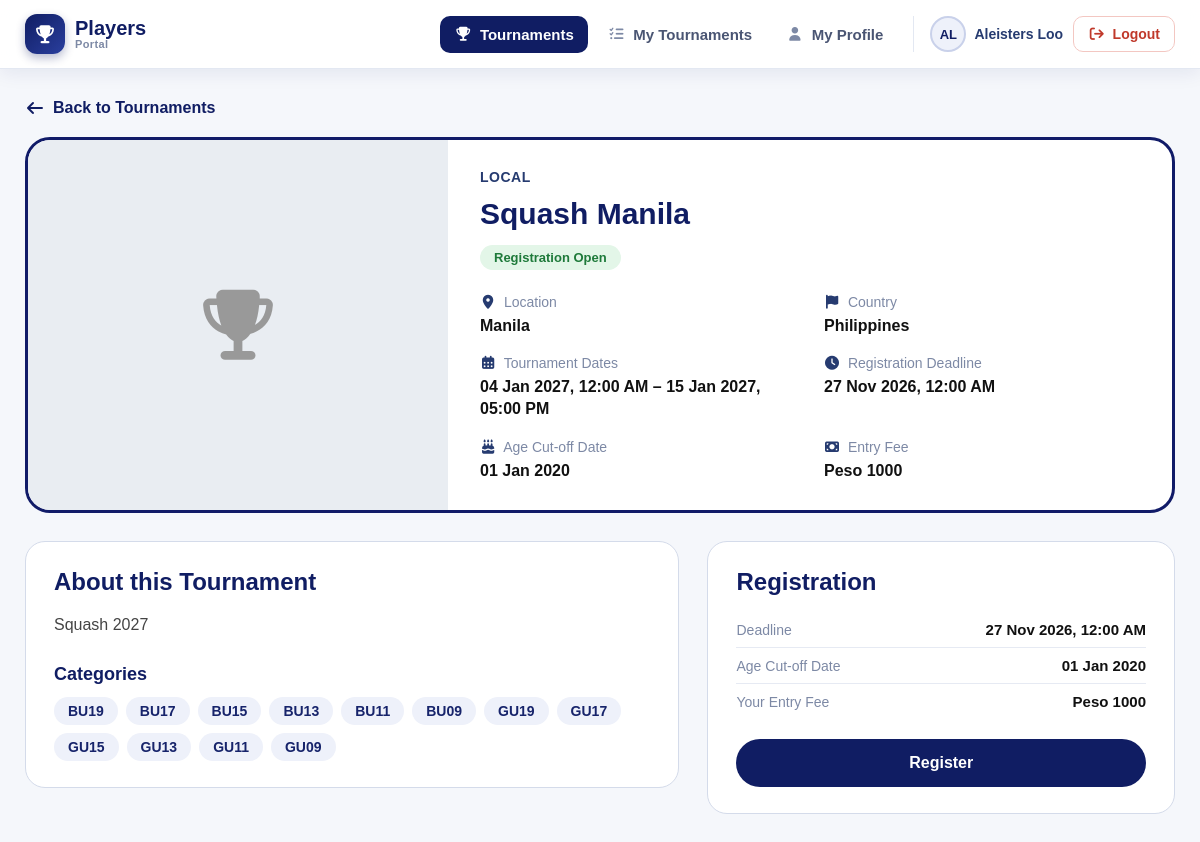
Page /player/tournament_details.php?tournamentID=53 (signed in) on the committed database.
### tables this page shows
CREATE TABLE `tournament` (
  `tournamentID` int(11) NOT NULL,
  `tournament_startdate` datetime NOT NULL,
  `tournament_enddate` datetime NOT NULL,
  `tournament_name` varchar(255) NOT NULL,
  `tournament_description` mediumtext NOT NULL,
  `tournament_detail_link` varchar(255) NOT NULL,
  `tournament_location` varchar(255) NOT NULL,
  `tournament_country` varchar(100) DEFAULT NULL,
  `tournament_fee` varchar(255) NOT NULL,
  `tournament_deadline` datetime NOT NULL,
  `tournament_age_cutoff` date DEFAULT NULL,
  `tournament_type` varchar(50) NOT NULL,
  `tournament_tshirt_size` varchar(255) DEFAULT NULL,
  `tournament_picture` varchar(255) DEFAULT NULL,
  `registration_field` varchar(10000) NOT NULL,
  `creatorID` varchar(255) NOT NULL
);

CREATE TABLE `tournament_category` (
  `categoryID` int(11) NOT NULL,
  `category_name` varchar(255) NOT NULL,
  `age` int(11) NOT NULL,
  `gender` varchar(20) NOT NULL,
  `tournamentID` int(11) DEFAULT NULL
);

### player/player_functions.php (called while the page is built, shortened)
<?php
require_once "../db.php";
require_once __DIR__ . "/../registration_functions.php";
$playerID = $_SESSION["userid"];
function getTournament($conn, $tournamentID)
{
    $stmt = $conn->prepare("SELECT * FROM tournament WHERE tournamentID = ?");
    $stmt->bind_param("i", $tournamentID);
    $stmt->execute();
    $tournament = $stmt->get_result()->fetch_assoc();
    return $tournament;
}
function getPlayer($conn, $playerID)
{
    $stmt = $conn->prepare("SELECT * FROM players WHERE playerID = ?");
    $stmt->bind_param("s", $playerID);
    $stmt->execute();
    $player = $stmt->get_result()->fetch_assoc();
    return $player;
}
function getRegistration($conn, $tournamentID, $playerID)
{
    $stmt = $conn->prepare("
        SELECT *
        FROM tournament_register
        WHERE tournamentID = ?
          AND playerID = ?
        LIMIT 1
    ");
    $stmt->bind_param("is", $tournamentID, $playerID);
    $stmt->execute();
    $registration = $stmt->get_result()->fetch_assoc();
    return $registration;
}
function isRegistrationOpen($tournament)
{
    global $conn;
    $deadlineTime = strtotime($tournament['tournament_deadline'] ?? '');
    $beforeDeadline = $deadlineTime !== false && $deadlineTime > 0 && $deadlineTime >= time();
    return $beforeDeadline && !platformFeeUnpaid($conn, $tournament['tournamentID']);
}
function registrationOpensSoon($tournament)
{
    global $conn;
    $deadlineTime = strtotime($tournament['tournament_deadline'] ?? '');
    return $deadlineTime !== false && $deadlineTime >= time() && platformFeeUnpaid($conn, $tournament['tournamentID']);
}
require_once __DIR__ . '/../fees.php';
require_once __DIR__ . '/../platform_fee.php';
function tournamentFees($tournament)
{
    $parts = splitFee($tournament['tournament_fee'] ?? '');
    return [$parts['currency'] ?? 'OTHER' => $parts['local']];
}
function playerFee($tournament, $player)
{
    $fees = tournamentFees($tournament);
    $currency = array_key_first($fees);
    return ['currency' => $currency, 'fee' => $fees[$currency], 'label' => $currency === 'OTHER' ? '' : $currency];
}
function formatDate($value)
{
    $time = strtotime($value ?? '');
    return ($time === false || $time <= 0) ? '-' : date("d M Y, h:i A", $time);
}
function formatCutoffDate($value)
{
    $time = strtotime($value ?? '');
    return ($time === false || $time <= 0) ? 'Not specified' : date("d M Y", $time);
}

### platform_fee.php (called while the page is built, shortened)
<?php
function tournamentPlatformPayment($conn, $tournamentID)
{
    $stmt = $conn->prepare("SELECT * FROM tournament_platform_payments WHERE tournamentID = ?");
    $tournamentID = (int)$tournamentID;
    $stmt->bind_param("i", $tournamentID);
    $stmt->execute();
    $payment = $stmt->get_result()->fetch_assoc();
    return $payment ?: null;
}
function platformFeeUnpaid($conn, $tournamentID)
{
    $payment = tournamentPlatformPayment($conn, $tournamentID);
    return $payment !== null && $payment['status'] !== 'paid';
}

### fees.php (called while the page is built, shortened)
<?php
function feeCurrency($fee)
{
    $hasRM = preg_match('/\b(?:RM|MYR)\s*\d/i', (string) $fee);
    $hasUSD = preg_match('/\b(?:USD|US\$)\s*\$?\s*\d/i', (string) $fee);
    return $hasRM ? 'RM' : ($hasUSD ? 'USD' : null);
}
function splitFee($fee)
{
    $fee = trim((string) $fee);
    $hasRM = preg_match('/\b(?:RM|MYR)\s*\d+(?:,\d{3})*(?:\.\d+)?/i', $fee, $rm);
    $hasUSD = preg_match('/\b(?:USD|US\$)\s*\$?\s*\d+(?:,\d{3})*(?:\.\d+)?/i', $fee, $usd);
    if (!$hasRM || !$hasUSD) {
        return ['local' => $fee, 'foreign' => null, 'details' => null, 'currency' => feeCurrency($fee)];
    }
    $local = trim($rm[0]);
    $foreign = trim($usd[0]);
    $isPlain = strcasecmp($fee, buildInternationalFee($local, $foreign)) === 0
        || preg_match('/^\s*Local\s*:\s*\S+(\s*\d\S*)?\s*,?\s*Foreign\s*:\s*\S+(\s*\d\S*)?\s*$/i', $fee);
    return [
        'local' => $local,
        'foreign' => $foreign,
        'details' => $isPlain ? null : $fee,
        'currency' => 'RM+USD'
    ];
}

### registration_functions.php (called while the page is built, shortened)
<?php
function categoryCode($name, $gender, $age)
{
    $name = trim($name);
    if (preg_match('/\b(boys?|girls?)\b.*?\bunder\s*(\d+)/i', $name, $matches)) {
        $letter = strtolower($matches[1][0]) === 'b' ? 'B' : 'G';
        return $letter . 'U' . str_pad($matches[2], 2, '0', STR_PAD_LEFT);
    }
    return $name;
}
function getCategories($conn, $tournamentID)
{
    $stmt = $conn->prepare("
        SELECT category_name, age, gender
        FROM tournament_category
        WHERE tournamentID = ?
    ");
    $stmt->bind_param("i", $tournamentID);
    $stmt->execute();
    $rows = $stmt->get_result()->fetch_all(MYSQLI_ASSOC);
    $categories = [];
    foreach ($rows as $category) {
        $code = categoryCode($category['category_name'], $category['gender'], $category['age']);
        $categories[$code] = $category['category_name'];
    }
    uksort($categories, function ($a, $b) {
        $isCodeA = preg_match('/^([BG])U(\d+)$/', $a, $matchA);
        $isCodeB = preg_match('/^([BG])U(\d+)$/', $b, $matchB);
        if ($isCodeA && $isCodeB) {
            return [$matchA[1], -(int) $matchA[2]] <=> [$matchB[1], -(int) $matchB[2]];
        }
        return [!$isCodeA, $a] <=> [!$isCodeB, $b];
    });
    return $categories;
}

### player/tournament_details.php (the view, shortened to what this page needs)
<?php
require_once "player_functions.php";
$tournamentID = isset($_GET['tournamentID']) ? intval($_GET['tournamentID']) : 0;
$tournament = getTournament($conn, $tournamentID);
$registrationOpen = isRegistrationOpen($tournament);
$categories = getCategories($conn, $tournamentID);
$registration = getRegistration($conn, $tournamentID, $playerID);
$myFee = playerFee($tournament, getPlayer($conn, $playerID) ?? []);
?>
<!DOCTYPE html>
<html lang="en">
<head>
    <link rel="stylesheet" href="https://cdnjs.cloudflare.com/ajax/libs/font-awesome/7.0.1/css/all.min.css" />
    <link rel="stylesheet" href="./assets/css/navbar.css?v=<?= filemtime(__DIR__ . '/assets/css/navbar.css') ?>" type="text/css" />
    <link rel="stylesheet" href="./assets/css/tournament_details.css?v=<?= filemtime(__DIR__ . '/assets/css/tournament_details.css') ?>" type="text/css" />
</head>
<body>
    <?php include "player_navbar.php"; ?>
    <main class="container">
        <a href="./player_index.php" class="back-link">
            <i class="fa-solid fa-arrow-left"></i>
            Back to Tournaments
        </a>
        <section class="tournament-hero">
            <div class="hero-image">
                <?php if (!empty($tournament['tournament_picture'])): ?>
                    <img
                        src="../uploads/tournaments/<?= htmlspecialchars($tournament['tournament_picture']) ?>"
                        alt="<?= htmlspecialchars($tournament['tournament_name']) ?>"
                    >
                <?php else: ?>
                    <div class="no-image">
                        <i class="fa-solid fa-trophy"></i>
                    </div>
                <?php endif; ?>
            </div>
            <div class="hero-content">
                <?php if (!empty($tournament['tournament_type'])): ?>
                    <span class="tournament-type">
                        <?= htmlspecialchars($tournament['tournament_type']) ?>
                    </span>
                <?php endif; ?>
                <h1><?= htmlspecialchars($tournament['tournament_name']) ?></h1>
                <?php if ($registrationOpen): ?>
                    <span class="badge badge-open">Registration Open</span>
                <?php else: ?>
                    <span class="badge badge-closed">Registration Closed</span>
                <?php endif; ?>
                <div class="detail-grid">
                    <div class="detail-item">
                        <span class="detail-label"><i class="fa-solid fa-location-dot"></i> Location</span>
                        <span class="detail-value"><?= htmlspecialchars($tournament['tournament_location'] ?: '-') ?></span>
                    </div>
                    <div class="detail-item">
                        <span class="detail-label"><i class="fa-solid fa-flag"></i> Country</span>
                        <span class="detail-value"><?= htmlspecialchars($tournament['tournament_country'] ?: '-') ?></span>
                    </div>
                    <div class="detail-item">
                        <span class="detail-label"><i class="fa-solid fa-calendar-days"></i> Tournament Dates</span>
                        <span class="detail-value">
                            <?= formatDate($tournament['tournament_startdate']) ?>
                            &ndash;
                            <?= formatDate($tournament['tournament_enddate']) ?>
                        </span>
                    </div>
                    <div class="detail-item">
                        <span class="detail-label"><i class="fa-solid fa-clock"></i> Registration Deadline</span>
                        <span class="detail-value"><?= formatDate($tournament['tournament_deadline']) ?></span>
                    </div>
                    <div class="detail-item">
                        <span class="detail-label"><i class="fa-solid fa-cake-candles"></i> Age Cut-off Date</span>
                        <span class="detail-value"><?= formatCutoffDate($tournament['tournament_age_cutoff']) ?></span>
                    </div>
                    <div class="detail-item">
                        <span class="detail-label"><i class="fa-solid fa-money-bill"></i> Entry Fee</span>
                        <span class="detail-value">
                            <?php foreach (tournamentFees($tournament) as $currency => $fee): ?>
                                <span class="fee-line">
                                    <?= htmlspecialchars($fee ?: '-') ?>
                                </span>
                            <?php endforeach; ?>
                        </span>
                    </div>
                </div>
            </div>
        </section>
        <div class="details-layout">
            <section class="card">
                <h2>About this Tournament</h2>
                <div class="description">
                    <?= !empty($tournament['tournament_description'])
                        ? nl2br(htmlspecialchars($tournament['tournament_description']))
                        : '<span class="muted">No description provided.</span>' ?>
                </div>
                <?php if (!empty($categories)): ?>
                    <h3>Categories</h3>
                    <div class="category-list">
                        <?php foreach ($categories as $code => $name): ?>
                            <span class="category-chip" title="<?= htmlspecialchars($name) ?>">
                                <?= htmlspecialchars($code) ?>
                            </span>
                        <?php endforeach; ?>
                    </div>
                <?php endif; ?>
            </section>
            <section class="card registration-card">
                <?php if ($registration): ?>
                    <?php if (isset($_GET['paid']) && $_GET['paid'] == '1'): ?>
                        <div class="message success">
                            <i class="fa-solid fa-circle-check"></i>
                            Payment receipt submitted. The organiser will verify your payment.
                        </div>
                    <?php endif; ?>
                    <h2>Your Registration</h2>
                    <div class="registration-summary">
                        <div class="summary-row">
                            <span>Category</span>
                            <strong><?= htmlspecialchars($registration['category_registered']) ?></strong>
                        </div>
                        <?php if (!empty($registration['player_tshirt'])): ?>
                            <div class="summary-row">
                                <span>T-Shirt Size</span>
                                <strong><?= htmlspecialchars($registration['player_tshirt']) ?></strong>
                            </div>
                        <?php endif; ?>
                        <div class="summary-row">
                            <span>Payment</span>
                            <strong class="status <?= statusClass($registration['payment_status']) ?>">
                                <?= htmlspecialchars($registration['payment_status'] ?: 'Not Paid') ?>
                            </strong>
                        </div>
                        <div class="summary-row">
                            <span>Endorsement</span>
                            <strong class="status <?= statusClass($registration['endorsement']) ?>">
                                <?= htmlspecialchars($registration['endorsement'] ?: 'NOT ENDORSED') ?>
                            </strong>
                        </div>
                        <?php if (!empty($registration['seed_number'])): ?>
                            <div class="summary-row">
                                <span>Seed</span>
                                <strong><?= (int) $registration['seed_number'] ?></strong>
                            </div>
                        <?php endif; ?>
                        <?php if (!empty($registration['admin_remark'])): ?>
                            <div class="summary-remark">
                                <span>Remarks from organiser</span>
                                <p><?= nl2br(htmlspecialchars($registration['admin_remark'])) ?></p>
                            </div>
                        <?php endif; ?>
                    </div>
                    <?php if (canPay($registration)): ?>
                        <a
                            href="tournament_payment.php?registrationID=<?= (int) $registration['registrationID'] ?>"
                            class="primary-btn"
                        >
                            <?= empty($registration['payment_proof']) ? 'Pay Entry Fee' : 'Re-upload Payment Receipt' ?>
                        </a>
                    <?php endif; ?>
                <?php elseif (registrationOpensSoon($tournament)): ?>
                    <h2>Registration</h2>
                    <p class="muted">
                        Registration for this tournament isn't open yet. Please check back soon.
                    </p>
                <?php else: ?>
                    <h2>Registration</h2>
                    <div class="registration-summary">
                        <div class="summary-row">
                            <span>Deadline</span>
                            <strong><?= formatDate($tournament['tournament_deadline']) ?></strong>
                        </div>
                        <div class="summary-row">
                            <span>Age Cut-off Date</span>
                            <strong><?= formatCutoffDate($tournament['tournament_age_cutoff']) ?></strong>
                        </div>
                        <div class="summary-row">
                            <span>Your Entry Fee<?= $myFee['currency'] !== 'OTHER' ? ' (' . $myFee['currency'] . ')' : '' ?></span>
                            <strong><?= htmlspecialchars($myFee['fee'] ?: '-') ?></strong>
                        </div>
                    </div>
                    <a
                        href="tournament_register.php?tournamentID=<?= $tournamentID ?>"
                        class="primary-btn"
                    >
                        Register
                    </a>
                <?php endif; ?>
            </section>
        </div>
    </main>
</body>
</html>

### rows in the picture
tournament: tournament_type "LOCAL", tournament_name "Squash Manila", tournament_location "Manila", tournament_country "Philippines", tournament_startdate "04 Jan 2027, 12:00 AM", tournament_enddate "15 Jan 2027, 05:00 PM", tournament_deadline "27 Nov 2026, 12:00 AM", tournament_age_cutoff "01 Jan 2020", tournament_fee "Peso 1000", tournament_description "Squash 2027"
tournament_category: code "GU09"

### other values in the picture
$link['label'] "Tournaments"
$link['label'] "My Tournaments"
$link['label'] "My Profile"
$navInitials "AL"
$navName "Aleisters Loo"
$code "BU19"
$code "BU17"
$code "BU15"
$code "BU13"
$code "BU11"
$code "BU09"
$code "GU19"
$code "GU17"
$code "GU15"
$code "GU13"
